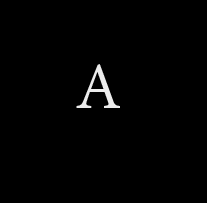
%> input picture projects13/letterA.tif, 207 x 203 px
$ octave proj1307.m   (GNU Octave 9; MATLAB toolbox functions it lacks are replaced by stand-ins)
%> lines starting %> are read from the running program, lines starting %| are printed output that depends on the picture
clc; clear; close all;

% (a)
Agroup = cell(3);
Agroup{1} = imread('letterA.tif');
Agroup{2} = imresize(Agroup{1}, 1.5, 'bilinear');
Agroup{3} = imrotate(Agroup{1}, 90, 'bilinear');
for i=1:3
    subplot(4,3,i), imshow(Agroup{i});
end
%> this loop made 3 passes
%> pass 2, `imshow(Agroup{i})`:
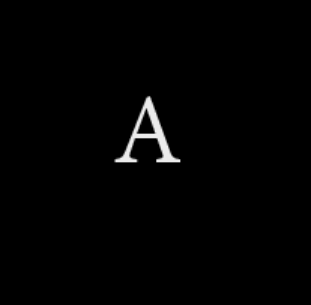
%> displayed picture: size 305x311, on the screen's scale of 0 to 255; min 0, max 236, mean 2.5

Cgroup = cell(3);
Cgroup{1} = imread('letterC.tif');
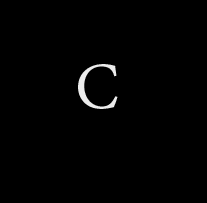
%> input picture projects13/letterC.tif, 207 x 203 px
Cgroup{2} = imresize(Cgroup{1}, 1.5, 'bilinear');
Cgroup{3} = imrotate(Cgroup{1}, 90, 'bilinear');
for i=1:3
    subplot(4,3,3+i), imshow(Cgroup{i});
end
%> this loop made 3 passes
%> pass 2, `imshow(Cgroup{i})`:
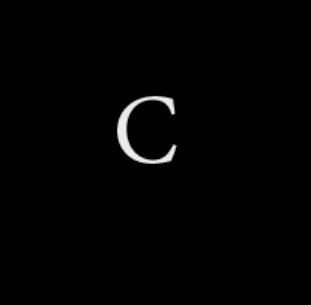
%> displayed picture: size 305x311, on the screen's scale of 0 to 255; min 0, max 236, mean 2.4
%> after the loop:
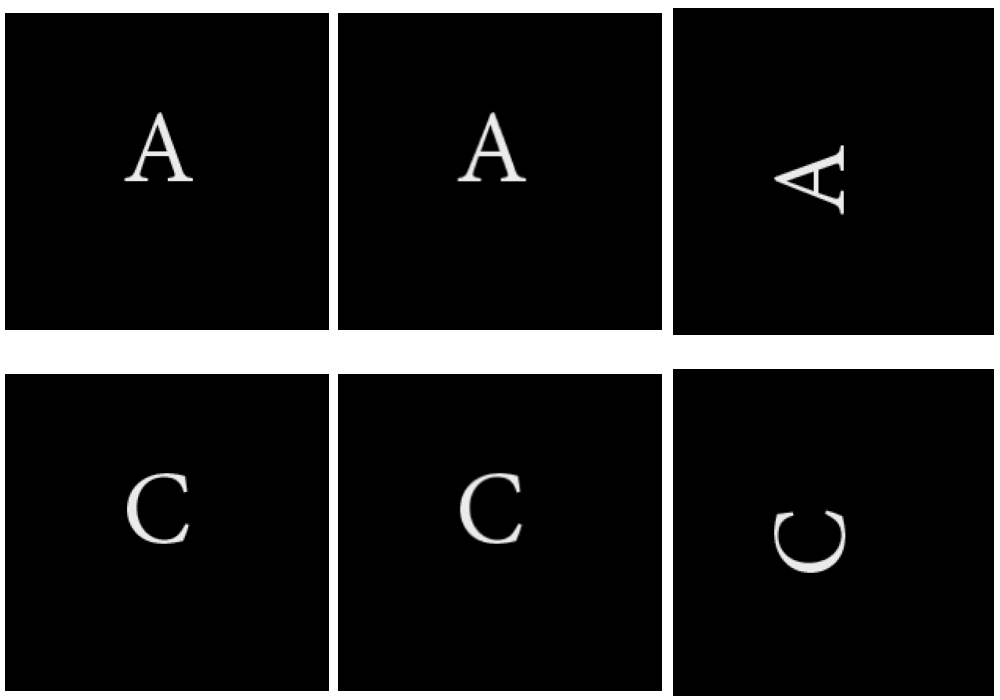
%> figure redrawn from the program's plot data, 6 panels


% (b)
Aphinorm = cell(3);
for i=1:3
%> (the run ends here)
